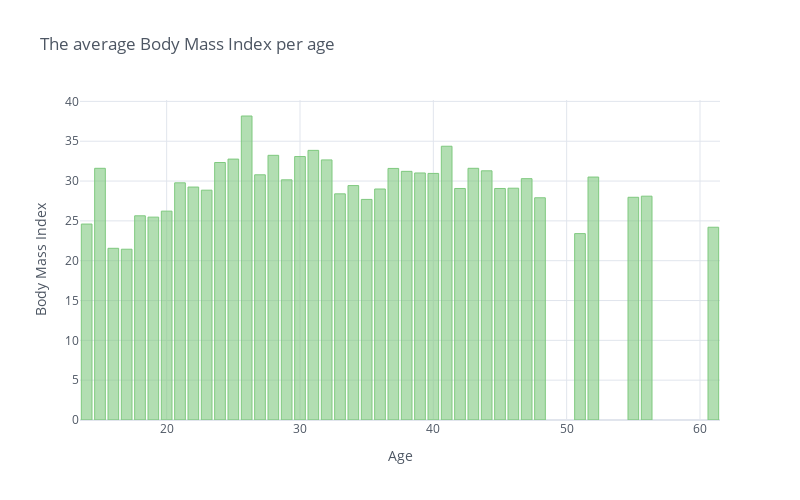

Write notebook code for a chart like this one.
### Markdown cell above
Let's see the average Body Mass Index per age. The highest index is typical for twenty-six-years-old respondents and the lowest - for seventeen-years-old.

### Code cell
avg_bmi_per_age = data[['Age', 'BMI']].groupby(by = ['Age']).mean()
avg_bmi_per_age.iplot(kind = 'bar', y = 'BMI', dimensions = (800,500), 
                      xTitle = 'Age', yTitle = 'Body Mass Index', 
                      title = 'The average Body Mass Index per age', color = '#7FC97F')

### Figure 1 — Plotly figure (JSON) as saved in the notebook; plotly's stock layout.template omitted (floating-point values rounded to 4 significant figures)
{"data": [{"marker": {"color": "rgba(127, 201, 127, 0.6)", "line": {"color": "rgba(127, 201, 127, 1.0)", "width": 1}}, "name": "BMI", "orientation": "v", "text": "", "type": "bar", "x": [14, 15, 16, 17, 18, 19, 20, 21, 22, 23, 24, 25, 26, 27, 28, 29, 30, 31, 32, 33, 34, 35, 36, 37, 38, 39, 40, 41, 42, 43, 44, 45, 46, 47, 48, 51, 52, 55, 56, 61], "y": [24.6, 31.6, 21.55, 21.44, 25.64, 25.47, 26.22, 29.77, 29.25, 28.85, 32.33, 32.75, 38.17, 30.78, 33.23, 30.15, 33.07, 33.85, 32.65, 28.39, 29.43, 27.69, 29, 31.58, 31.22, 31.01, 30.96, 34.37, 29.07, 31.6, 31.28, 29.07, 29.1, 30.3, 27.9, 23.4, 30.5, 27.96, 28.1, 24.2]}], "layout": {"height": 500, "legend": {"bgcolor": "#FFFFFF", "font": {"color": "#4D5663"}}, "paper_bgcolor": "#FFFFFF", "plot_bgcolor": "#FFFFFF", "title": {"font": {"color": "#4D5663"}, "text": "The average Body Mass Index per age"}, "width": 800, "xaxis": {"autorange": true, "gridcolor": "#E1E5ED", "range": [13.5, 61.5], "showgrid": true, "tickfont": {"color": "#4D5663"}, "title": {"font": {"color": "#4D5663"}, "text": "Age"}, "type": "linear", "zerolinecolor": "#E1E5ED"}, "yaxis": {"autorange": true, "gridcolor": "#E1E5ED", "range": [0, 40.17], "showgrid": true, "tickfont": {"color": "#4D5663"}, "title": {"font": {"color": "#4D5663"}, "text": "Body Mass Index"}, "type": "linear", "zerolinecolor": "#E1E5ED"}}}
